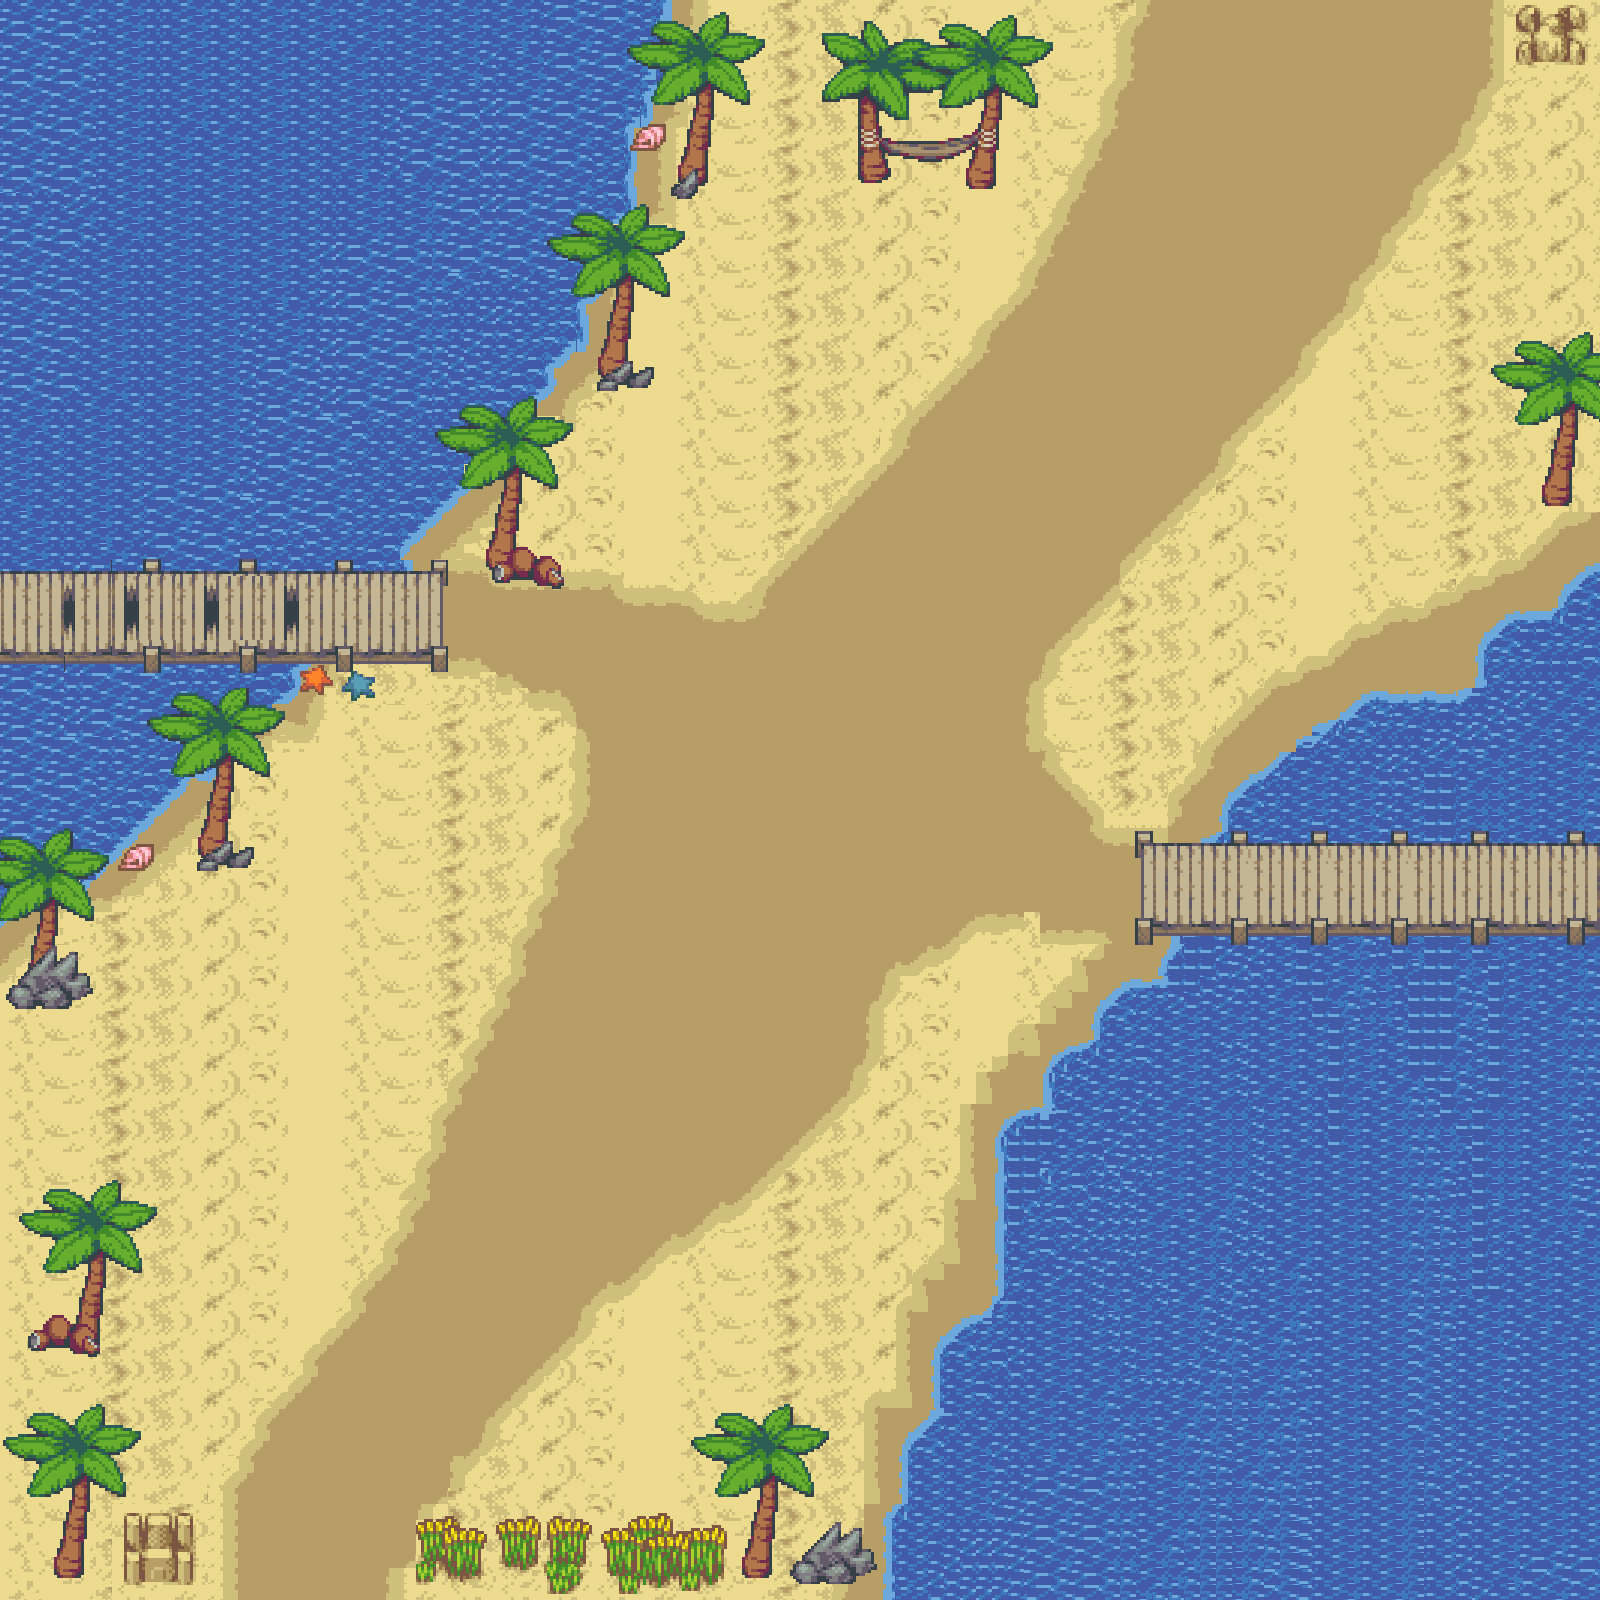

Below is a game level as drawn by its tile map, then a one-line description and the .tmx that defines it (tile-layer data replaced by summaries):
An orthogonal 100x100 tile map with 16x16 px tiles, 3 tile layers (Sand+ Wasser, Palme + Brücke, Steine), 2 tilesets.

<map version="1.2" tiledversion="1.3.4" orientation="orthogonal" renderorder="right-down" compressionlevel="0" width="100" height="100" tilewidth="16" tileheight="16" infinite="0" nextlayerid="4" nextobjectid="1">
 <tileset firstgid="1" source="Beach.tsx" />
 <tileset firstgid="2305" source="Beach2.tsx" />
 <layer id="1" name="Sand+ Wasser" width="100" height="100" locked="1">
  <data>[10000 cells, 10000 non-empty, 264 distinct tile ids]</data>
 </layer>
 <layer id="2" name="Palme + Brücke" width="100" height="100">
  <data>[10000 cells, 2512 non-empty, 586 distinct tile ids]</data>
 </layer>
 <layer id="3" name="Steine" width="100" height="100">
  <data>[10000 cells, 170 non-empty, 129 distinct tile ids]</data>
 </layer>
</map>
